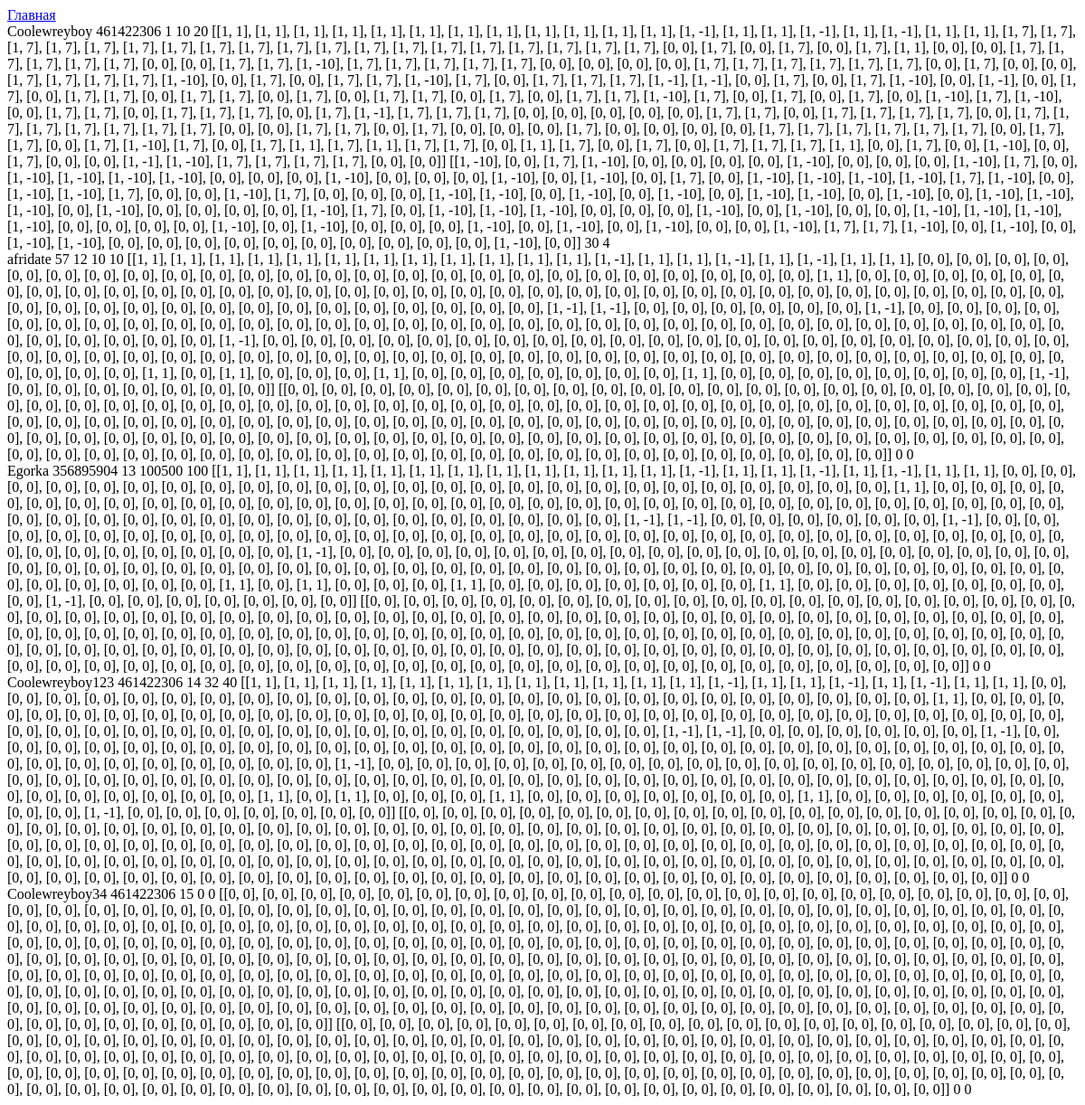
/save, run on an earlier commit of the app's database.
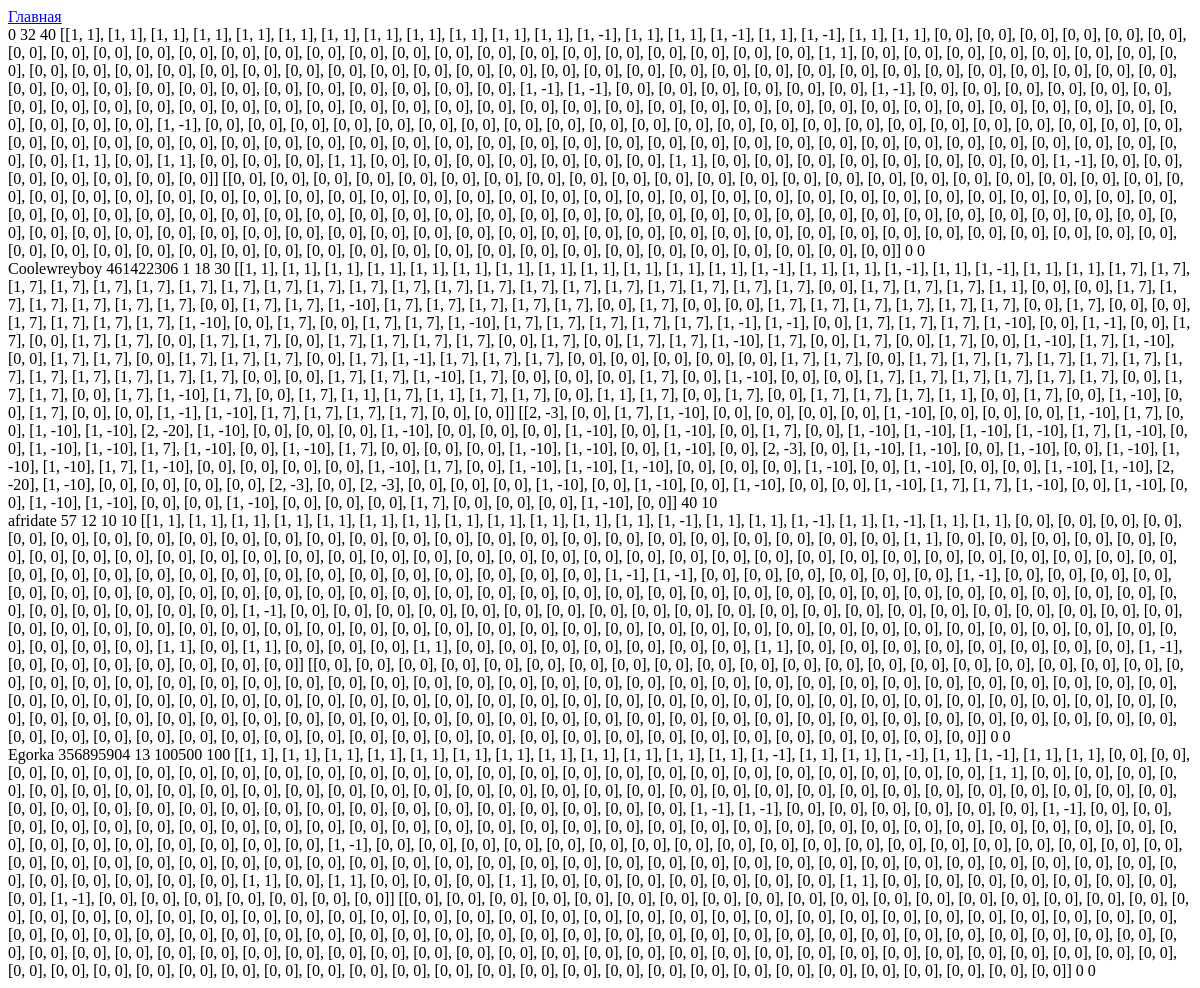
And on a later commit of the database.
### tables this page shows
CREATE TABLE "Users" (
	"Username"	TEXT,
	"Password"	INTEGER,
	"ID"	INTEGER,
	"accept_task1"	BLOB,
	"all_task1"	INTEGER,
	"statistika"	TEXT,
	"paron_st"	TEXT,
	"all_task2"	INTEGER,
	"accept_task2"	INTEGER,
	PRIMARY KEY("ID" AUTOINCREMENT)
);

### app.py (the view)
@app.route('/save')
def save():
    conn = connect('data_base.db')
    cursor = conn.cursor()
    result = cursor.execute("""SELECT * FROM Users""").fetchall()
    conn.commit()
    conn.close()
    return render_template('save.html', result=result)

### templates/save.html (shortened to what this page needs)
<!DOCTYPE html>
<html lang="en">
<head>
</head>
<body>
<a href="{{ url_for('home') }}" class="back-link">Главная</a>
<br>
{% for (username, password, id, ac1, al1, stat, parons, al2, ac2) in result %}
        <a>{{username}} {{password}} {{id}} {{ac1}} {{al1}} {{stat}} {{parons}} {{al2}} {{ac2}} </a><br>
{% endfor %}
</body>
</html>

What changed in the data, as far as the page shows it:
removed Users: Username "Coolewreyboy123", Password "461422306", ID "14", accept_task1 "32", all_task1 "40", statistika "[[1, 1], [1, 1], [1, 1], [1, 1], [1, 1], [1, 1], [1, 1], [1, 1], [1, 1], [1, 1], [1, 1], [1, 1], [1, -1], [1, 1], [1, 1], [1, -1], [1, 1], [1, -1], [1, 1], [1, 1], [0, 0], [0, 0], [0, 0], [0, 0], [0, 0], [0, 0], [0, 0], [0, 0], [0, 0], [0, 0], [0, 0], [0, 0], [0, 0], [0, 0], [0, 0], [0, 0], [0, 0], [0, 0], [0, 0], [0, 0], [0, 0], [0, 0], [0, 0], [0, 0], [0, 0], [1, 1], [0, 0], [0, 0], [0, 0], [0, 0], [0, 0], [0, 0], [0, 0], [0, 0], [0, 0], [0, 0], [0, 0], [0, 0], [0, 0], [0, 0], [0, 0], [0, 0], [0, 0], [0, 0], [0, 0], [0, 0], [0, 0], [0, 0], [0, 0], [0, 0], [0, 0], [0, 0], [0, 0], [0, 0], [0, 0], [0, 0], [0, 0], [0, 0], [0, 0], [0, 0], [0, 0], [0, 0], [0, 0], [0, 0], [0, 0], [0, 0], [0, 0],…", paron_st "[[0, 0], [0, 0], [0, 0], [0, 0], [0, 0], [0, 0], [0, 0], [0, 0], [0, 0], [0, 0], [0, 0], [0, 0], [0, 0], [0, 0], [0, 0], [0, 0], [0, 0], [0, 0], [0, 0], [0, 0], [0, 0], [0, 0], [0, 0], [0, 0], [0, 0], [0, 0], [0, 0], [0, 0], [0, 0], [0, 0], [0, 0], [0, 0], [0, 0], [0, 0], [0, 0], [0, 0], [0, 0], [0, 0], [0, 0], [0, 0], [0, 0], [0, 0], [0, 0], [0, 0], [0, 0], [0, 0], [0, 0], [0, 0], [0, 0], [0, 0], [0, 0], [0, 0], [0, 0], [0, 0], [0, 0], [0, 0], [0, 0], [0, 0], [0, 0], [0, 0], [0, 0], [0, 0], [0, 0], [0, 0], [0, 0], [0, 0], [0, 0], [0, 0], [0, 0], [0, 0], [0, 0], [0, 0], [0, 0], [0, 0], [0, 0], [0, 0], [0, 0], [0, 0], [0, 0], [0, 0], [0, 0], [0, 0], [0, 0], [0, 0], [0, 0], [0, 0], [0, 0],…", all_task2 "0", accept_task2 "0"
removed Users: Username "Coolewreyboy34", Password "461422306", ID "15", accept_task1 "0", all_task1 "0", statistika "[[0, 0], [0, 0], [0, 0], [0, 0], [0, 0], [0, 0], [0, 0], [0, 0], [0, 0], [0, 0], [0, 0], [0, 0], [0, 0], [0, 0], [0, 0], [0, 0], [0, 0], [0, 0], [0, 0], [0, 0], [0, 0], [0, 0], [0, 0], [0, 0], [0, 0], [0, 0], [0, 0], [0, 0], [0, 0], [0, 0], [0, 0], [0, 0], [0, 0], [0, 0], [0, 0], [0, 0], [0, 0], [0, 0], [0, 0], [0, 0], [0, 0], [0, 0], [0, 0], [0, 0], [0, 0], [0, 0], [0, 0], [0, 0], [0, 0], [0, 0], [0, 0], [0, 0], [0, 0], [0, 0], [0, 0], [0, 0], [0, 0], [0, 0], [0, 0], [0, 0], [0, 0], [0, 0], [0, 0], [0, 0], [0, 0], [0, 0], [0, 0], [0, 0], [0, 0], [0, 0], [0, 0], [0, 0], [0, 0], [0, 0], [0, 0], [0, 0], [0, 0], [0, 0], [0, 0], [0, 0], [0, 0], [0, 0], [0, 0], [0, 0], [0, 0], [0, 0], [0, 0],…", paron_st "[[0, 0], [0, 0], [0, 0], [0, 0], [0, 0], [0, 0], [0, 0], [0, 0], [0, 0], [0, 0], [0, 0], [0, 0], [0, 0], [0, 0], [0, 0], [0, 0], [0, 0], [0, 0], [0, 0], [0, 0], [0, 0], [0, 0], [0, 0], [0, 0], [0, 0], [0, 0], [0, 0], [0, 0], [0, 0], [0, 0], [0, 0], [0, 0], [0, 0], [0, 0], [0, 0], [0, 0], [0, 0], [0, 0], [0, 0], [0, 0], [0, 0], [0, 0], [0, 0], [0, 0], [0, 0], [0, 0], [0, 0], [0, 0], [0, 0], [0, 0], [0, 0], [0, 0], [0, 0], [0, 0], [0, 0], [0, 0], [0, 0], [0, 0], [0, 0], [0, 0], [0, 0], [0, 0], [0, 0], [0, 0], [0, 0], [0, 0], [0, 0], [0, 0], [0, 0], [0, 0], [0, 0], [0, 0], [0, 0], [0, 0], [0, 0], [0, 0], [0, 0], [0, 0], [0, 0], [0, 0], [0, 0], [0, 0], [0, 0], [0, 0], [0, 0], [0, 0], [0, 0],…", all_task2 "0", accept_task2 "0"
added Users: ID "0", accept_task1 "32", all_task1 "40", statistika "[[1, 1], [1, 1], [1, 1], [1, 1], [1, 1], [1, 1], [1, 1], [1, 1], [1, 1], [1, 1], [1, 1], [1, 1], [1, -1], [1, 1], [1, 1], [1, -1], [1, 1], [1, -1], [1, 1], [1, 1], [0, 0], [0, 0], [0, 0], [0, 0], [0, 0], [0, 0], [0, 0], [0, 0], [0, 0], [0, 0], [0, 0], [0, 0], [0, 0], [0, 0], [0, 0], [0, 0], [0, 0], [0, 0], [0, 0], [0, 0], [0, 0], [0, 0], [0, 0], [0, 0], [0, 0], [1, 1], [0, 0], [0, 0], [0, 0], [0, 0], [0, 0], [0, 0], [0, 0], [0, 0], [0, 0], [0, 0], [0, 0], [0, 0], [0, 0], [0, 0], [0, 0], [0, 0], [0, 0], [0, 0], [0, 0], [0, 0], [0, 0], [0, 0], [0, 0], [0, 0], [0, 0], [0, 0], [0, 0], [0, 0], [0, 0], [0, 0], [0, 0], [0, 0], [0, 0], [0, 0], [0, 0], [0, 0], [0, 0], [0, 0], [0, 0], [0, 0], [0, 0],…", paron_st "[[0, 0], [0, 0], [0, 0], [0, 0], [0, 0], [0, 0], [0, 0], [0, 0], [0, 0], [0, 0], [0, 0], [0, 0], [0, 0], [0, 0], [0, 0], [0, 0], [0, 0], [0, 0], [0, 0], [0, 0], [0, 0], [0, 0], [0, 0], [0, 0], [0, 0], [0, 0], [0, 0], [0, 0], [0, 0], [0, 0], [0, 0], [0, 0], [0, 0], [0, 0], [0, 0], [0, 0], [0, 0], [0, 0], [0, 0], [0, 0], [0, 0], [0, 0], [0, 0], [0, 0], [0, 0], [0, 0], [0, 0], [0, 0], [0, 0], [0, 0], [0, 0], [0, 0], [0, 0], [0, 0], [0, 0], [0, 0], [0, 0], [0, 0], [0, 0], [0, 0], [0, 0], [0, 0], [0, 0], [0, 0], [0, 0], [0, 0], [0, 0], [0, 0], [0, 0], [0, 0], [0, 0], [0, 0], [0, 0], [0, 0], [0, 0], [0, 0], [0, 0], [0, 0], [0, 0], [0, 0], [0, 0], [0, 0], [0, 0], [0, 0], [0, 0], [0, 0], [0, 0],…", all_task2 "0", accept_task2 "0"
changed Users "Coolewreyboy": accept_task1 "10" → "18"; all_task1 "20" → "30"; statistika "…[1, 7], [1, 7], [0, 0], [1, 7], [0, 0], [1, 7], [0, 0], [1, 7], [1, 1], [0, 0], [0, 0], [1, 7], [1, 7], [1, 7], [1, 7], [1, 7], [0, 0], [0, 0], [1, 7], [1, 7], [1, -10], [1, 7], [1, 7], [1, 7], [1, 7], [1, 7], [0, 0], [0, 0], [0, 0], [0, 0], [1, 7], [1, 7], [1, 7], [1, 7], [1, 7], [1, 7], [0, 0], [1, 7], [0, 0], [0, 0], [1, 7], [1, 7], [1, 7], [1, 7], [1, -10], [0, 0], [1, 7], [0, 0], [1, 7], [1, 7], [1, -10], [1, 7], [0, 0], [1, 7], [1, 7], [1, 7], [1, -1], [1, -1], [0, 0], [1, 7], [0, 0], [1, 7], [1, -10], [0, 0], [1, -1], [0, 0], [1, 7], [0, 0], [1, 7], [1, 7], [0, 0], [1, 7], [1, 7], [0, 0], [1, 7], [0, 0], [1, 7], [1, 7], [0, 0], [1, 7], [0, 0], [1, 7], [1, 7], [1, -10], [1, 7], [0,…" → "…[1, 7], [1, 7], [1, 7], [1, 7], [0, 0], [1, 7], [1, 7], [1, 7], [1, 1], [0, 0], [0, 0], [1, 7], [1, 7], [1, 7], [1, 7], [1, 7], [1, 7], [0, 0], [1, 7], [1, 7], [1, -10], [1, 7], [1, 7], [1, 7], [1, 7], [1, 7], [0, 0], [1, 7], [0, 0], [0, 0], [1, 7], [1, 7], [1, 7], [1, 7], [1, 7], [1, 7], [0, 0], [1, 7], [0, 0], [0, 0], [1, 7], [1, 7], [1, 7], [1, 7], [1, -10], [0, 0], [1, 7], [0, 0], [1, 7], [1, 7], [1, -10], [1, 7], [1, 7], [1, 7], [1, 7], [1, 7], [1, -1], [1, -1], [0, 0], [1, 7], [1, 7], [1, 7], [1, -10], [0, 0], [1, -1], [0, 0], [1, 7], [0, 0], [1, 7], [1, 7], [0, 0], [1, 7], [1, 7], [0, 0], [1, 7], [1, 7], [1, 7], [1, 7], [0, 0], [1, 7], [0, 0], [1, 7], [1, 7], [1, -10], [1, 7], [0,…"; paron_st "[[1, -10], [0, 0], [1, 7], [1, -10], [0, 0], [0, 0], [0, 0], [0, 0], [1, -10], [0, 0], [0, 0], [0, 0], [1, -10], [1, 7], [0, 0], [1, -10], [1, -10], [1, -10], [1, -10], [0, 0], [0, 0], [0, 0], [1, -10], [0, 0], [0, 0], [0, 0], [1, -10], [0, 0], [1, -10], [0, 0], [1, 7], [0, 0], [1, -10], [1, -10], [1, -10], [1, -10], [1, 7], [1, -10], [0, 0], [1, -10], [1, -10], [1, 7], [0, 0], [0, 0], [1, -10], [1, 7], [0, 0], [0, 0], [0, 0], [1, -10], [1, -10], [0, 0], [1, -10], [0, 0], [1, -10], [0, 0], [1, -10], [1, -10], [0, 0], [1, -10], [0, 0], [1, -10], [1, -10], [1, -10], [0, 0], [1, -10], [0, 0], [0, 0], [0, 0], [0, 0], [1, -10], [1, 7], [0, 0], [1, -10], [1, -10], [1, -10], [0, 0], [0, 0], [0,…" → "[[2, -3], [0, 0], [1, 7], [1, -10], [0, 0], [0, 0], [0, 0], [0, 0], [1, -10], [0, 0], [0, 0], [0, 0], [1, -10], [1, 7], [0, 0], [1, -10], [1, -10], [2, -20], [1, -10], [0, 0], [0, 0], [0, 0], [1, -10], [0, 0], [0, 0], [0, 0], [1, -10], [0, 0], [1, -10], [0, 0], [1, 7], [0, 0], [1, -10], [1, -10], [1, -10], [1, -10], [1, 7], [1, -10], [0, 0], [1, -10], [1, -10], [1, 7], [1, -10], [0, 0], [1, -10], [1, 7], [0, 0], [0, 0], [0, 0], [1, -10], [1, -10], [0, 0], [1, -10], [0, 0], [2, -3], [0, 0], [1, -10], [1, -10], [0, 0], [1, -10], [0, 0], [1, -10], [1, -10], [1, -10], [1, 7], [1, -10], [0, 0], [0, 0], [0, 0], [0, 0], [1, -10], [1, 7], [0, 0], [1, -10], [1, -10], [1, -10], [0, 0], [0, 0], [0,…"; all_task2 "30" → "40"; accept_task2 "4" → "10"
